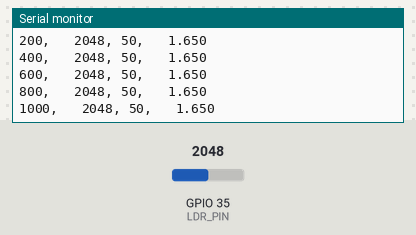
This sketch was run on a simulated ESP32. On the bench: the last lines printed to the serial monitor. The inputs (shaded band) are chosen by the test bench; at power-on: GPIO 35 (LDR_PIN) = 2048 (analog values on the 0–4095 scale).

Above: at 1.2 s.
1.3 s: GPIO 35 (LDR_PIN) set to 1960
At 1.36 s:
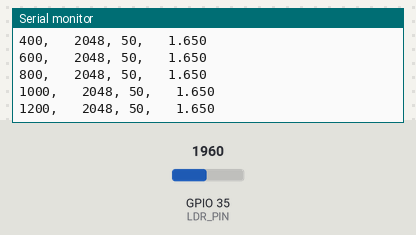
2.8 s: GPIO 35 (LDR_PIN) set to 2040
At 2.96 s:
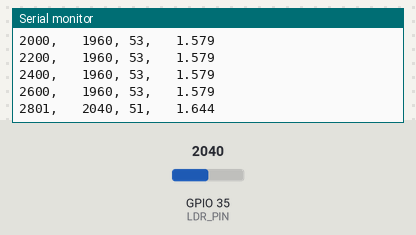
Timing chart, 0 to 5.8 s (numbered marks = the images above; inputs shaded):
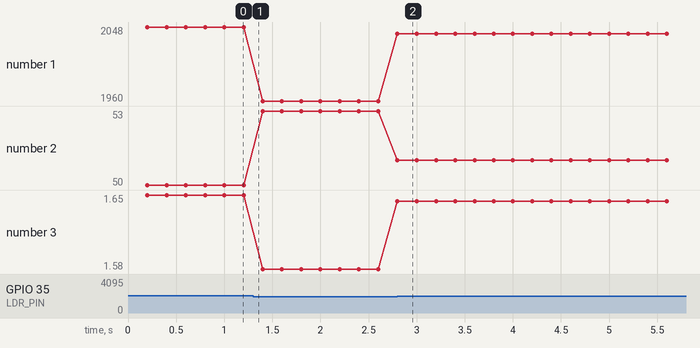

Measured:
- after the input at 2.8 s, the serial monitor: prints a new line at once (image 2)
- plotted number 1: 2048 → 1960 after the input at 1.3 s, 1960 → 2040 after the input at 2.8 s
- plotted number 2: 50 → 53 after the input at 1.3 s, 53 → 51 after the input at 2.8 s
- plotted number 3: 1.65 → 1.58 after the input at 1.3 s, 1.58 → 1.64 after the input at 2.8 s

The sketch:

lettura_umdita_v0.ino
```cpp
// Lettura LDR su ESP32 dal pin 35 e stampa su seriale
// Baud: 115200, campionamento ~5 Hz

#include <Arduino.h>

constexpr int LDR_PIN      = 35;       // GPIO 35 (ADC1_CHANNEL_7)
constexpr uint32_t BAUD    = 115200;   // Velocità seriale
constexpr uint32_t PERIODO = 200;      // ms tra letture


void setup() {
  Serial.begin(BAUD);
  // Impostazioni ADC dell'ESP32
  analogReadResolution(12);                          // 0..4095
  analogSetPinAttenuation(LDR_PIN, ADC_11db);        // ~0..3.6 V (sicuro per 0..3.3 V)
  // Attendere (facoltativo) l'apertura del monitor seriale
  uint32_t t0 = millis();
  while (!Serial && (millis() - t0 < 2000)) { /*noop*/ }

  Serial.println(F("Avvio lettura LDR su GPIO 35"));
  Serial.println(F("Formato: t_ms, raw, V"));
}

void loop() {
  static uint32_t t_last = 0;
  uint32_t now = millis();
  if (now - t_last >= PERIODO) {
    t_last = now;

    int raw = analogRead(LDR_PIN);                   // 0..4095
    // Stima tensione (rif. 3.3 V). L'ADC reale non è perfettamente lineare.
    float volts = raw * (3.3f / 4095.0f);

    Serial.printf("%lu,\t %d, %d,\t %.3f\n", (unsigned long)now, raw, map(raw, 0, 4095, 100, 0), volts);
    // Serial.printf("\t\t %d", map(raw, 0, 4095, 100, 0));

  }
}
```
